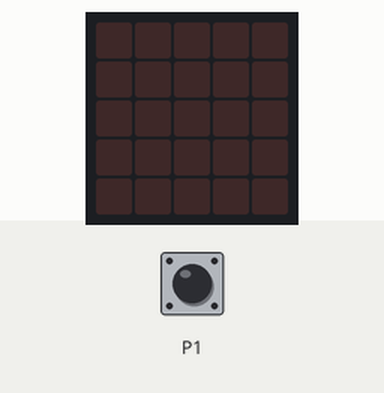
The program below on a simulated BBC micro:bit running MicroPython. On the bench: the board's 5×5 LED display. The test bench sets the inputs (shaded band); at power-on: P1 LOW.

Above: at 1.2 s.
1.3 s: P1 pulled HIGH for 0.15 s
At 2.2 s:
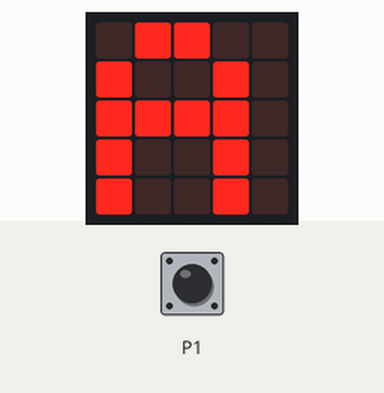
3.9 s: P1 pulled HIGH for 1 s
At 5.7 s:
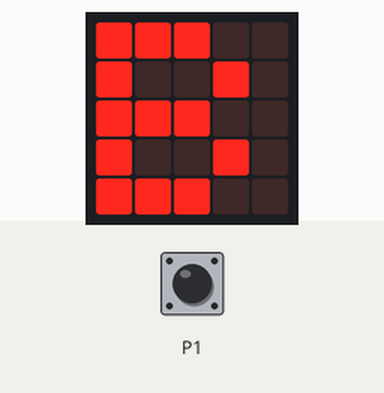
7.4 s: P1 pulled HIGH for 3.2 s
Timing chart, 0 to 10.4 s (numbered marks = the images above; inputs shaded):
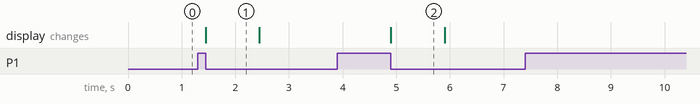

The program:

receiver.py
```python
from microbit import *

while True:
    if pin1.read_digital():
        start = running_time()
        while pin1.read_digital():
            pass
        konec = running_time()
        cas = konec - start
        if cas < 1000:
            display.show("A")
        else:
            display.show("B")
        sleep(1000)
        display.clear()
```

Measured:
- after the input at 1.3 s, the display: changes after 0.15 s (image 1)
- after the input at 3.9 s, the display: changes after 1.0 s (image 2)
- what the display in image 1 shows lasts 1.0 s, from 1.5 s to 2.5 s
